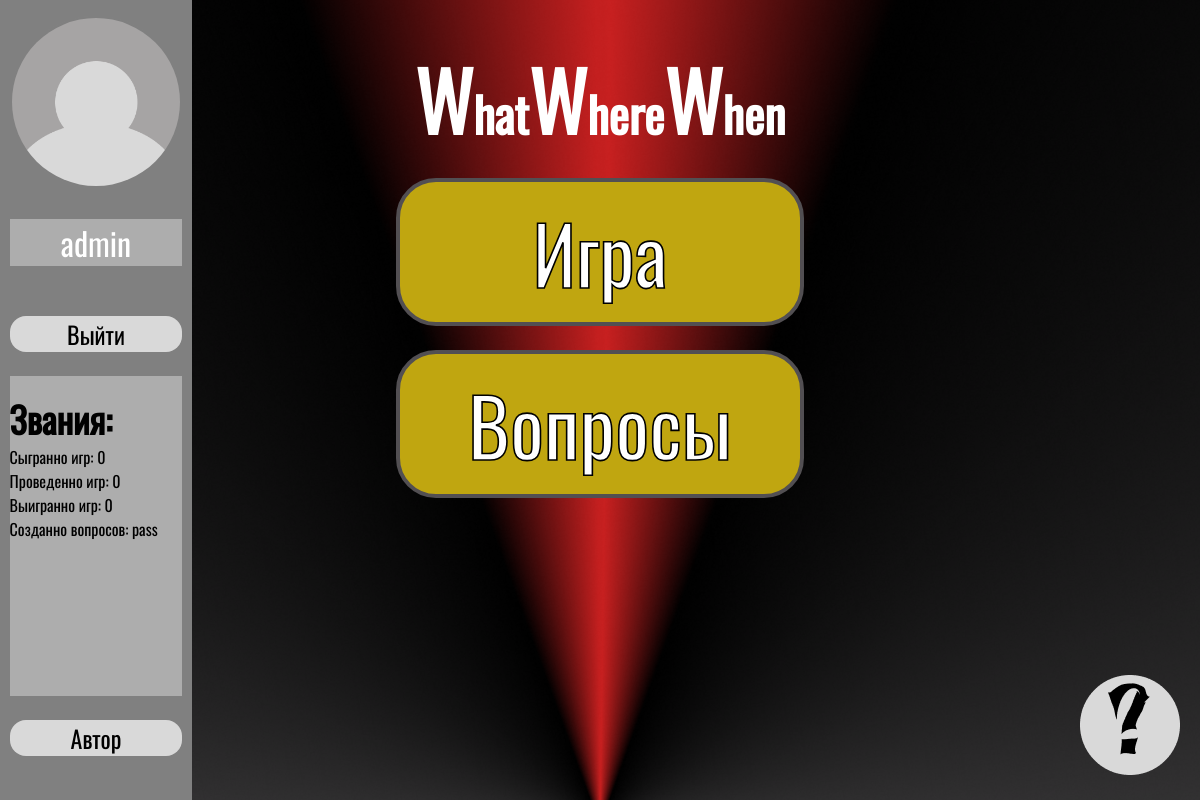
/ (signed in), run on the app's committed database.
### registration/models.py (models this page shows, shortened)
class Users(AbstractBaseUser, PermissionsMixin):
    ID = models.BigAutoField(primary_key=True)
    login = models.CharField(max_length=20)
    email = models.EmailField(max_length=150, unique=True)
    picture = models.ImageField(upload_to='IMG/Users', blank=True, null=True)
    played_games = models.BigIntegerField(default=0)
    leader_games = models.BigIntegerField(default=0)
    win_games = models.BigIntegerField(default=0)
    is_active = models.BooleanField(default=True)
    last_activity = models.DateTimeField(default=timezone.now)
    is_root = models.BooleanField(default=False)
    is_moder = models.BooleanField(default=False)
    is_admin = models.BooleanField(default=False)
    is_staff = models.BooleanField(default=False)
    objects = CustomUserManager()
    USERNAME_FIELD = 'email'
    REQUIRED_FIELDS = []
    class Meta:
        verbose_name = 'Пользователь'
        verbose_name_plural = 'Пользователи'

### registration/views.py (the view)
# urls.py: path('', views.menu, name="Menu"),
def menu(request):
    titles = Titles.objects.all()
    users_and_titles = Users_and_Titles.objects.select_related('users', 'titles').all()
    context = {
        'titles': titles,
        'users_and_titles': users_and_titles,
        'user_active': get_active_users(),
        'user_count': Users.objects.count(),
    }
    return render(request, "registration/main_page.html", context)

### registration/def_help.py (called while the page is built)
def get_active_users():
    time_threshold = timezone.now() - timedelta(minutes=5)
    return Users.objects.filter(last_activity__gte=time_threshold).count()

### registration/templates/registration/main_page.html (shortened to what this page needs)
{% load static %}
<!DOCTYPE html>
<html lang="ru">
<head>
    <link rel="stylesheet" href="{% static 'registration/css/main.css' %}">
</head>
<body>
    <div id="profile">
        {% if request.user.is_authenticated %}
            {% if user.picture %}
                <div class="profile_photo_box" id="image"><a style="text-decoration: none; color: inherit; color: inherit;" href="{% url 'Change' %}"><img class="profile_photo change" id="IMG" alt="Фото профиля" src="{{ user.picture.url }}"></a></div>
            {% else %}
                <div class="profile_photo_box" id="image"><a style="text-decoration: none; color: inherit; color: inherit;" href="{% url 'Change' %}"><img class="profile_photo change" id="IMG" alt="Фото профиля" src="{% static 'registration/img/Avatar.png' %}"></a></div>
            {% endif %}
               <div id="nick_name" class="change dynamic-text"><a style="text-decoration: none; color: inherit; color: inherit;" href="{% url 'Change' %}">{{user.login}}</a></div>
            <div id="exit" class="profile_button"><a style="text-decoration: none; color: inherit; color: inherit;" href="{% url 'Log_Out' %}">Выйти</a></div>
            <div id="Rank_scroll" >
                <ul class="achievements_list" style="list-style: none; padding-left:0;">
                    <div id="achievement_name"><b>Звания:</b></div>
                    <li class="line_scroll" id="played_games">Сыгранно игр: {{user.played_games}}</li>
                    <li class="line_scroll" id="leader_games">Проведенно игр: {{user.leader_games}}</li>
                    <li class="line_scroll" id="win_games">Выигранно игр: {{user.win_games}}</li>
                    <li class="line_scroll" id="questions_create">Созданно вопросов: pass</li>
                </ul>
            </div>
            <div id="author" class="profile_button"><a style="text-decoration: none; color: inherit; color: inherit;" href="#">Автор</a></div>
        {% endif %}
    </div>
    <div class="container">
        <h2 id="name"><b class="W">W</b>hat<b class="W">W</b>here<b class="W">W</b>hen</h2>
        <div id="button">
            <div id="game" class="main_button" ><a style="text-decoration: none; color: inherit; color: inherit;" href="{% url 'Game_Room' %}">Игра</a></div>
            <div id="questions" class="main_button"><a style="text-decoration: none; color: inherit; color: inherit;" href="{% url 'Question_Room' %}">Вопросы</a></div>
        </div>
    </div>
    <div id="hint"><a href="{% url 'Hint' %}"><img  alt="?" src="{% static 'registration/img/hint.png' %}"></a></div>
</body>
</html>

### registration/static/registration/css/main.css (style rules this page uses)
body { font-family: 'Oswald', sans-serif; padding: 0; margin: 0; height: 100vh; background-image: url('../img/background.png'); background-size: cover; background-position: center; background-repeat: no-repeat; }
.container { height: 100%; width: 100vw; display: flex; flex-direction: column; align-items: center; height: 100%; }
#name { width: 100vw; text-align: center; font-family: 'Oswald', sans-serif; color: white; font-size: 6vh; margin-bottom: 20px; }
.W { font-size: 10vh; }
#button { color: white; display: flex; flex-direction: column; }
.main_button { font-family: 'Oswald', sans-serif; font-size: 10vh; -webkit-text-stroke: 0.2vh black; margin-bottom: 3vh; border: 0.6vh solid #524F52; background-color: #C0A610; text-align: center; border-radius: 5vh; cursor: pointer; display: flex; justify-content: center; align-items: center; user-select: none; width: 33vw; height: 11.5vw; min-width: 400px; min-height: 140px; transition: .5s; }
#profile { display: flex; justify-content: flex-start; align-items: center; flex-direction: column; position: absolute; height: 100vh; width: 16vw; background-color: gray; overflow: hidden; }
.profile_photo_box { margin-top: 2vh; width: 90%; height: auto; display: flex; justify-content: center; align-items: center; }
.profile_photo { width: 14vw; height: 14vw; object-fit: cover; border-radius: 50%; }
#nick_name { font-family: 'Oswald', sans-serif; background-color: rgba(217, 217, 217, 0.5); color: white; margin-top: 3vh; width: 90%; text-align: center; height: auto; font-size: 4vh; margin-bottom: 3vh; }
.profile_button { margin-top: 3vh; background-color: rgba(217, 217, 217, 1); cursor: pointer; width: 90%; height: 3vw; border-radius: 2vh; text-align: center; font-size: 2vw; transition: .5s; }
#Rank_scroll { margin-top: 3vh; overflow-y: auto; overflow-x: hidden; width: 90%; height: 40%; background-color: rgba(217, 217, 217, 0.5); }
#hint { position: fixed; bottom: 20px; right: 20px; z-index: 1000; cursor: pointer; }
.change { border: 2px solid gray; cursor: pointer; }
#achievement_name { font-size: 3vw; }

### data on the page
Users: login "admin", played_games "0", leader_games "0", win_games "0"
